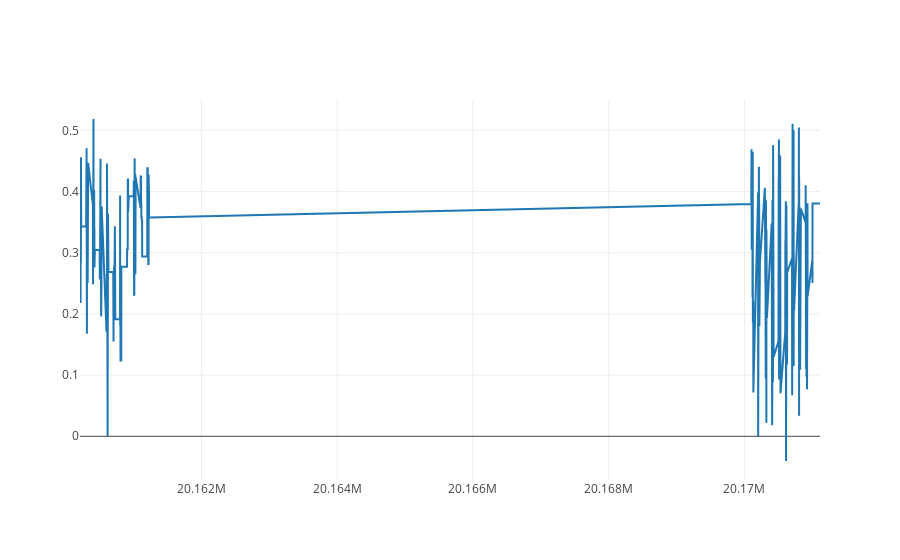

Notebook source saved alongside this figure:
### Code cell
sent_trace = go.Scatter(x=data['Time'], y=data['Sentiment'], name= 'Sentiment')
py.iplot([sent_trace])

### Figure 1 — Plotly figure (JSON) as saved in the notebook; plotly's stock layout.template omitted (floating-point values rounded to 4 significant figures; data arrays with more than 128 entries replaced by an {"elided": "..."} marker saying what was removed)
{"data": [{"name": "Sentiment", "type": "scatter", "uid": "b9366ab1-29b6-4894-a4ba-0e00b8d7d418", "x": {"elided": "641 int values"}, "y": {"elided": "641 float values"}}], "layout": {}}
